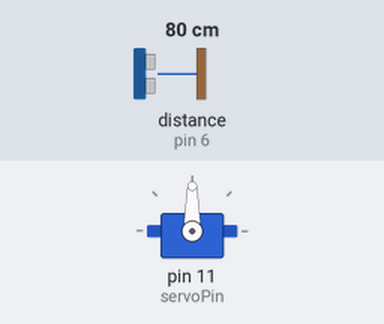
The sketch below on a simulated Arduino Uno, built with avr-gcc and run on an emulated ATmega328P. Parts: servo. Wiring (inferred from the names in the program): ultrasonic range finder: trigger pin 7; echo pin 6. Inputs (shaded band) come from the test bench; at power-on: distance to the obstacle (sensor on pin 6) 80 cm. The echo pulse lasts 58.3 µs per cm.

Above: at 1.2 s.
1.3 s: distance to the obstacle (sensor on pin 6) set to 23 cm
2.8 s: distance to the obstacle (sensor on pin 6) set to 18 cm
At 3.25 s:
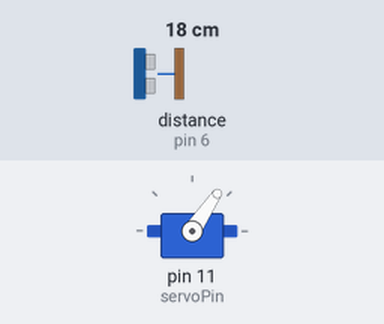
5.8 s: distance to the obstacle (sensor on pin 6) set to 35 cm
At 6.6 s:
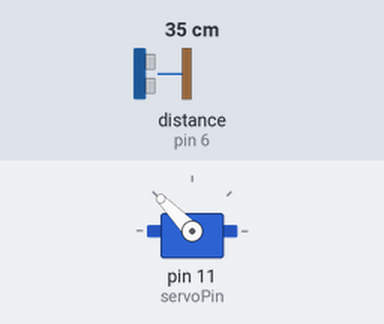
At 9.0 s:
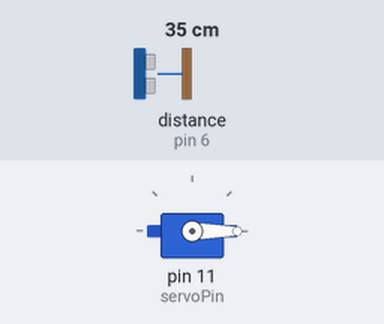
Timing chart, 0 to 10.5 s (numbered marks = the images above; inputs shaded):
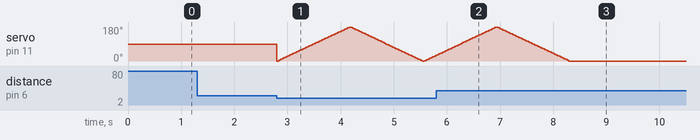

Measured:
- the behaviour switches between 21 and 20 cm on distance to the obstacle (sensor on pin 6) (found by bisection; images 0 and 1)
- after the input at 1.3 s, every drawn part: stays the same
- after the input at 5.8 s, servo on pin 11 (servoPin): goes on until 8.3 s, then stays 0°

The sketch:

Lab5_Armand_Isufaj.ino
```cpp
// EE3600 / 3700 Design-III

// Include the servo library:
#include <Servo.h>

// Create a new servo object:
Servo myservo;

// Define the servo pin:
#define servoPin 11

// Create a variable to store the servo position:
int angle = 0;


// Ultrasonic Sensor

int trig = 7;
int echo = 6;


void setup()  {

// Attach the Servo variable to a pin:
myservo.attach(servoPin);

pinMode(trig,OUTPUT);
pinMode(echo,INPUT);


}

void loop() {
digitalWrite(trig, LOW);
delayMicroseconds(2);
digitalWrite(trig, HIGH);
delayMicroseconds(10);
digitalWrite(trig, LOW);


int duration = pulseIn(echo, HIGH);

int distance = (duration/2) / 29.1;

if (distance <= 20){
  // Sweep from 0 to 180 degrees:
  for (angle ; angle <= 180; angle += 2) {
    if (distance > 20) break;
  myservo.write(angle);

  delay(15);
  }


  // And back from 180 to 0 degrees:
  for (angle = 180; angle >= 0; angle -= 2) {
  if (distance > 20) break;
  myservo.write(angle);
  delay(15);
  }
  }
  }

// EE3600 / 3700 Design-III
```
